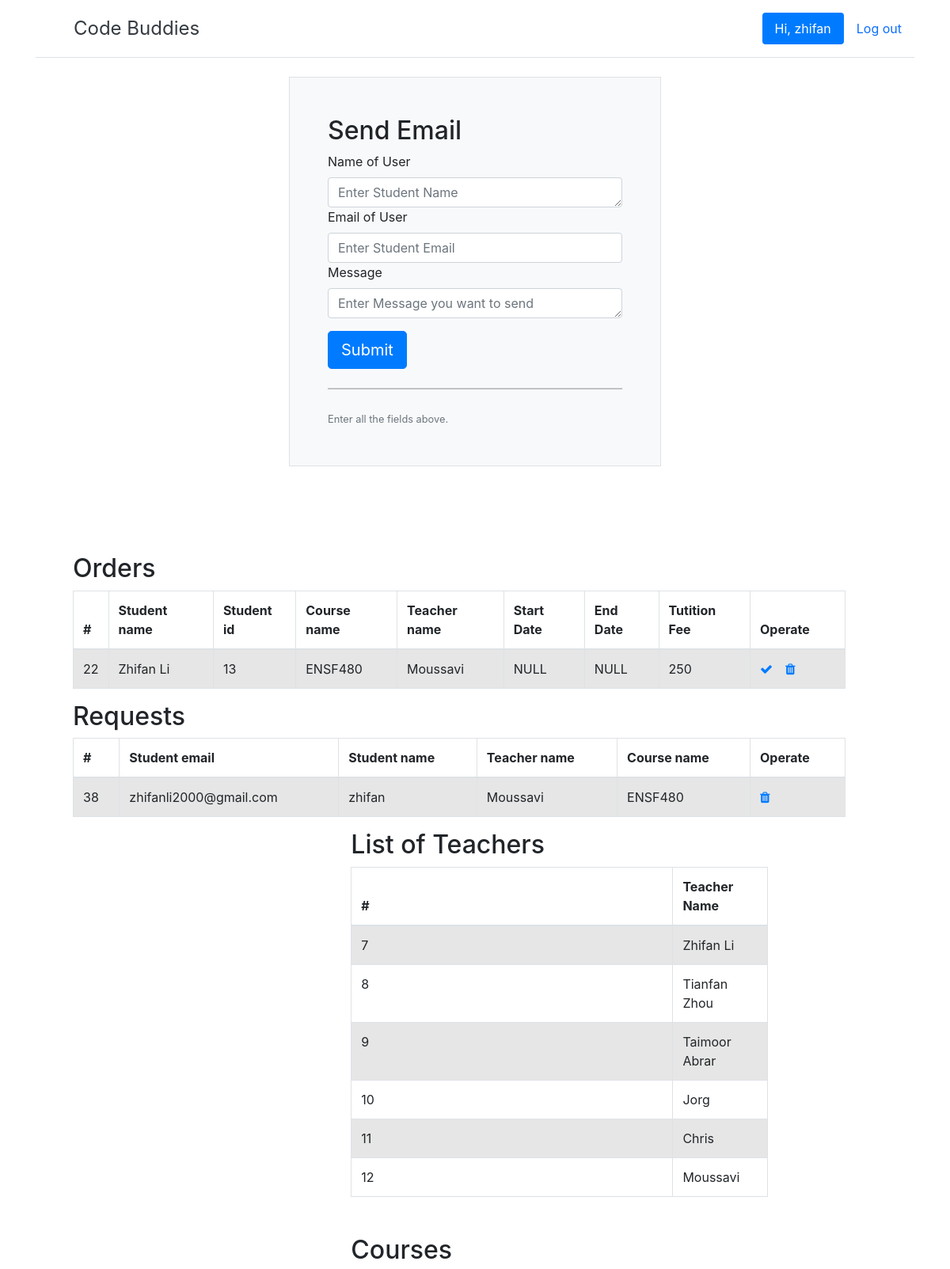
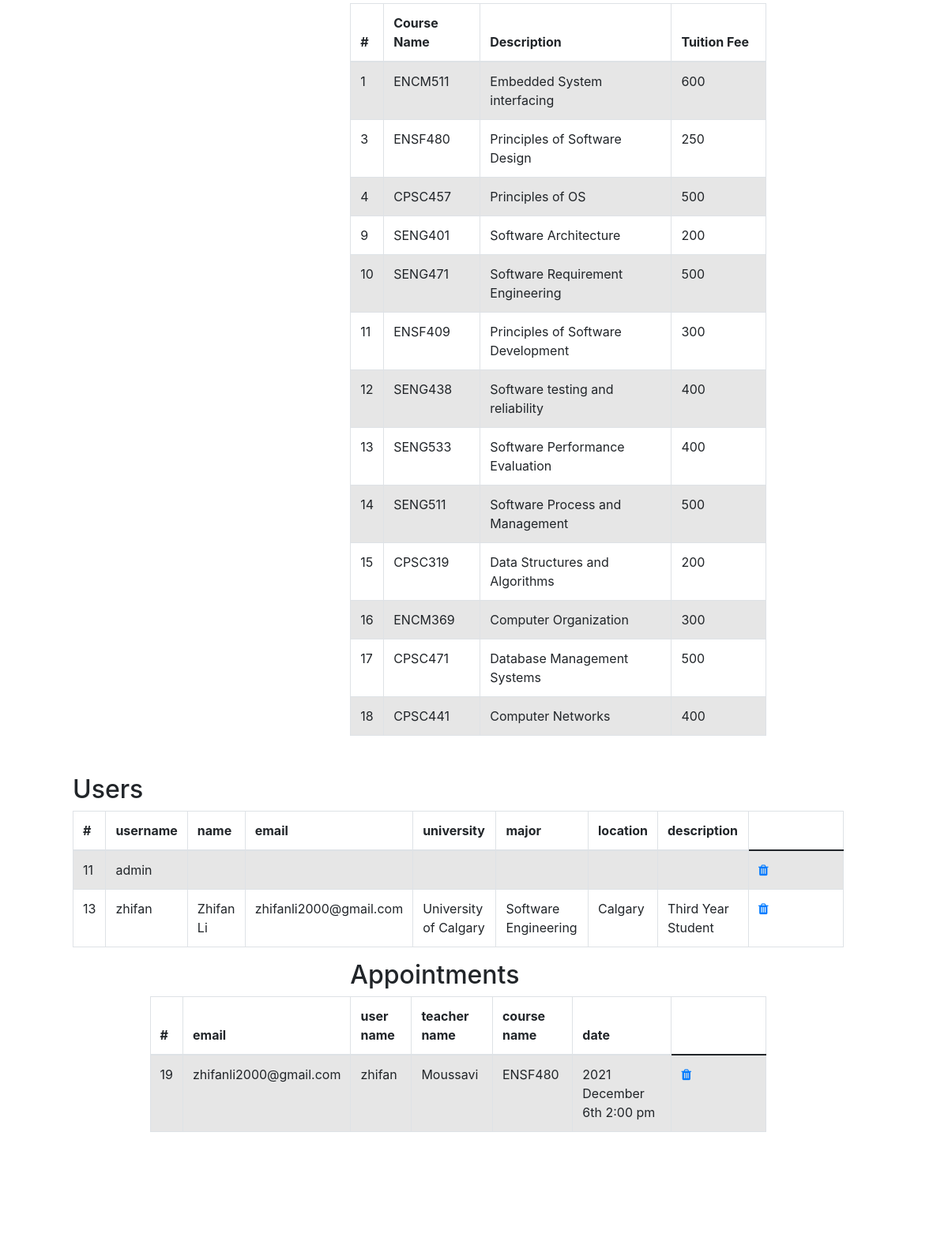
Page /demo/welcomeAdmin.php (signed in, upper part) on the committed database (2 pictures, top to bottom).
### tables this page shows
CREATE TABLE `order_list` (
  `order_id` int(255) NOT NULL,
  `student_name` varchar(255) DEFAULT NULL,
  `student_id` int(255) NOT NULL,
  `course_name` varchar(255) NOT NULL,
  `teacher_name` varchar(255) NOT NULL,
  `start_date` varchar(255) DEFAULT NULL,
  `end_date` varchar(255) DEFAULT NULL,
  `salary` int(255) DEFAULT NULL,
  `admin_id` int(255) DEFAULT NULL
);

CREATE TABLE `request` (
  `request_id` int(255) NOT NULL,
  `email` varchar(255) NOT NULL,
  `client_name` varchar(255) NOT NULL,
  `teacher_name` varchar(255) NOT NULL,
  `course_name` varchar(255) NOT NULL,
  `admin_id` int(255) DEFAULT NULL
);

CREATE TABLE `teacher` (
  `teacher_id` int(255) NOT NULL,
  `teacher_name` varchar(255) NOT NULL,
  `admin_id` int(255) DEFAULT NULL
);

CREATE TABLE `software_courses` (
  `id` int(255) NOT NULL,
  `course_name` varchar(255) NOT NULL,
  `description` varchar(255) DEFAULT NULL,
  `tuition_fee` int(11) NOT NULL
);

CREATE TABLE `users` (
  `ID` int(11) NOT NULL,
  `username` varchar(255) NOT NULL,
  `password` varchar(255) NOT NULL,
  `name` varchar(255) DEFAULT NULL,
  `email` varchar(255) DEFAULT NULL,
  `university` varchar(255) DEFAULT NULL,
  `major` varchar(255) DEFAULT NULL,
  `location` varchar(255) DEFAULT NULL,
  `description` varchar(255) DEFAULT NULL
);

CREATE TABLE `appointment` (
  `id` int(255) NOT NULL,
  `email` varchar(255) NOT NULL,
  `username` varchar(255) NOT NULL,
  `teacher_name` varchar(255) NOT NULL,
  `course_name` varchar(255) NOT NULL,
  `date` varchar(255) NOT NULL,
  `admin_id` int(255) DEFAULT NULL
);

### demo/Model/OrderListModel.php (the view, shortened to what the rows shown need)
<?php
require_once  PROJECT_ROOT_PATH . "/Model/Database.php";
class OrderListModel extends Database
{
    public function displayList(){
        $result=$this->getOrderList(100);
                            if(count ($result) > 0){
                                echo '<h2 class="pull-left">Orders</h2>';
                                echo '<table class="table table-bordered table-striped">';
                                    echo "<thead>";
                                        echo "<tr>";
                                            echo "<th>#</th>";
                                            echo "<th>Student name</th>";
                                            echo "<th>Student id</th>";
                                            echo "<th>Course name</th>";
                                            echo "<th>Teacher name</th>";
                                            echo "<th>Start Date</th>";
                                            echo "<th>End Date</th>";
                                            echo "<th>Tutition Fee</th>";
                                            echo "<th>Operate</th>";
                                        echo "</tr>";
                                    echo "</thead>";
                                    echo "<tbody>";
                                    foreach ($result as $row){
                                        echo "<tr>";
                                            echo "<td>" . $row['order_id'] . "</td>";
                                            echo "<td>" . $row['student_name'] . "</td>";
                                            echo "<td>" . $row['student_id'] . "</td>";
                                            echo "<td>" . $row['course_name'] . "</td>";
                                            echo "<td>" . $row['teacher_name'] . "</td>";
                                            echo "<td>" . $row['start_date'] . "</td>";
                                            echo "<td>" . $row['end_date'] . "</td>";
                                            echo "<td>" . $row['salary'] . "</td>";
                                            echo "<td>";
                                                echo '<a href="./action-pages/approve-request.php?id='. $row['order_id'] .'" class="mr-3" title="Approve request" data-toggle="tooltip"><span class="fa fa-check"></span></a>';
                                                echo '<a href="./action-pages/delete-request.php?order_id='. $row['order_id'] .'" title="Ignore request" data-toggle="tooltip"><span class="fa fa-trash"></span></a>';
                                            echo "</td>";
                                        echo "</tr>";
                                    }
                                    echo "</tbody>";
                                echo "</table>";
                            } else{
                                echo '<div class="alert alert-danger"><em>No records were found.</em></div>';
                            }
    }
    public function getOrderList($limit)
    {
        return $this->select("SELECT * FROM order_list LIMIT ?", ["i", $limit]);
    }
}
?>

### demo/Model/RequestModel.php (shortened to what the rows shown need)
<?php
require_once  PROJECT_ROOT_PATH . "/Model/Database.php";
require_once  PROJECT_ROOT_PATH . "/Model/OrderListModel.php";
class RequestModel extends Database
{
    public function displayList(){
        $result=$this->getRequest(10);
                            if(count ($result) > 0){
                                echo '<h2 class="pull-left">Requests</h2>';
                                echo '<table class="table table-bordered table-striped">';
                                    echo "<thead>";
                                        echo "<tr>";
                                            echo "<th>#</th>";
                                            echo "<th>Student email</th>";
                                            echo "<th>Student name</th>";
                                            echo "<th>Teacher name</th>";
                                            echo "<th>Course name</th>";
                                            echo "<th>Operate</th>";
                                        echo "</tr>";
                                    echo "</thead>";
                                    echo "<tbody>";
                                    foreach ($result as $row){
                                        echo "<tr>";
                                            echo "<td>" . $row['request_id'] . "</td>";
                                            echo "<td>" . $row['email'] . "</td>";
                                            echo "<td>" . $row['client_name'] . "</td>";
                                            echo "<td>" . $row['teacher_name'] . "</td>";
                                            echo "<td>" . $row['course_name'] . "</td>";
                                            echo "<td>";
                                                echo '<a href="action-pages/delete-request.php?request_id='. $row['request_id'] .'" title="Delete Record" data-toggle="tooltip"><span class="fa fa-trash"></span></a>';
                                            echo "</td>";
                                        echo "</tr>";
                                    }
                                    echo "</tbody>";
                                echo "</table>";
                            } else{
                                echo '<div class="alert alert-danger"><em>No records were found.</em></div>';
                            }
    }
    public function getRequest($limit)
    {
        return $this->select("SELECT * FROM request LIMIT ?", ["i", $limit]);
    }
}
?>

### demo/Model/TeacherModel.php (shortened to what the rows shown need)
<?php
require_once  PROJECT_ROOT_PATH . "/Model/Database.php";
class TeacherModel extends Database
{
    public function displayList(){
        $result=$this->getTeacher(30);
                            if(count ($result) > 0){
                                echo '<h2 class="table-title">List of Teachers</h2>';
                                echo '<div class="courses">';
                                echo '<table class="table table-bordered table-striped">';
                                    echo "<thead>";
                                        echo "<tr>";
                                            echo "<th>#</th>";
                                            echo "<th>Teacher Name</th>";
                                        echo "</tr>";
                                    echo "</thead>";
                                    echo "<tbody>";
                                    foreach ($result as $row){
                                        echo "<tr>";
                                            echo "<td>" . $row['teacher_id'] . "</td>";
                                            echo "<td>" . $row['teacher_name'] . "</td>";
                                        echo "</tr>";
                                    }
                                    echo "</tbody>";
                                echo "</table>";
                                echo '</div>';
                            } else{
                                echo '<div class="alert alert-danger"><em>No records were found.</em></div>';
                            }
        }
    public function getTeacher($limit)
    {
        return $this->select("SELECT * FROM teacher LIMIT ?", ["i", $limit]);
    }
}
?>

### demo/Model/SoftwareCoursesModel.php (shortened to what the rows shown need)
<?php
require_once  PROJECT_ROOT_PATH . "/Model/Database.php";
class SoftwareCoursesModel extends Database
{
    public function displayList(){
    $result=$this->getSoftwareCourses(30);
                        if(count ($result) > 0){
                            echo '<h2 class="table-title">Courses</h2>';
                            echo '<div class="courses">';
                            echo '<table class="table table-bordered table-striped">';
                                echo "<thead>";
                                    echo "<tr>";
                                        echo "<th>#</th>";
                                        echo "<th>Course Name</th>";
                                        echo "<th>Description</th>";
                                        echo "<th>Tuition Fee</th>";
                                    echo "</tr>";
                                echo "</thead>";
                                echo "<tbody>";
                                foreach ($result as $row){
                                    echo "<tr>";
                                        echo "<td>" . $row['id'] . "</td>";
                                        echo "<td>" . $row['course_name'] . "</td>";
                                        echo "<td>" . $row['description'] . "</td>";
                                        echo "<td>" . $row['tuition_fee'] . "</td>";
                                    echo "</tr>";
                                }
                                echo "</tbody>";
                            echo "</table>";
                            echo '</div>';
                        } else{
                            echo '<div class="alert alert-danger"><em>No records were found.</em></div>';
                        }
    }
    public function getSoftwareCourses($limit)
    {
        return $this->select("SELECT * FROM software_courses LIMIT ?", ["i", $limit]);
    }
}
?>

### demo/Model/UserModel.php (shortened to what the rows shown need)
<?php
require_once  PROJECT_ROOT_PATH . "/Model/Database.php";
class UserModel extends Database
{
    public function displayList(){
        $result=$this->getUsers(100);
                            if(count ($result) > 0){
                                echo '<h2 class="pull-left">Users</h2>';
                                echo '<table class="table table-bordered table-striped">';
                                    echo "<thead>";
                                        echo "<tr>";
                                            echo "<th>#</th>";
                                            echo "<th>username</th>";
                                            echo "<th>name</th>";
                                            echo "<th>email</th>";
                                            echo "<th>university</th>";
                                            echo "<th>major</th>";
                                            echo "<th>location</th>";
                                            echo "<th>description</th>";
                                        echo "</tr>";
                                    echo "</thead>";
                                    echo "<tbody>";
                                    foreach ($result as $row){
                                        echo "<tr>";
                                            echo "<td>" . $row['ID'] . "</td>";
                                            echo "<td>" . $row['username'] . "</td>";
                                            echo "<td>" . $row['name'] . "</td>";
                                            echo "<td>" . $row['email'] . "</td>";
                                            echo "<td>" . $row['university'] . "</td>";
                                            echo "<td>" . $row['major'] . "</td>";
                                            echo "<td>" . $row['location'] . "</td>";
                                            echo "<td>" . $row['description'] . "</td>";
                                            echo "<td>";
                                                echo '<a href="./action-pages/delete-user.php?id='. $row['ID'] .'" title="Delete Record" data-toggle="tooltip"><span class="fa fa-trash"></span></a>';
                                            echo "</td>";
                                        echo "</tr>";
                                    }
                                    echo "</tbody>";
                                echo "</table>";
                            } else{
                                echo '<div class="alert alert-danger"><em>No records were found.</em></div>';
                            }
        }
    public function getUsers($limit)
    {
        return $this->select("SELECT * FROM users LIMIT ?", ["i", $limit]);
    }
}
?>

### demo/Model/AppointmentModel.php (shortened to what the rows shown need)
<?php
require_once  PROJECT_ROOT_PATH . "/Model/Database.php";
class AppointmentModel extends Database
{
    public function displayList(){
        $result=$this->getAppointment(100);
                            if(count ($result) > 0){
                                echo '<h2 class="table-title pull-left">Appointments</h2>';
                                echo '<div class="appointment-list">';
                                echo '<table class="table table-bordered table-striped">';
                                    echo "<thead>";
                                        echo "<tr>";
                                            echo "<th>#</th>";
                                            echo "<th>email</th>";
                                            echo "<th>user name</th>";
                                            echo "<th>teacher name</th>";
                                            echo "<th>course name</th>";
                                            echo "<th>date</th>";
                                        echo "</tr>";
                                    echo "</thead>";
                                    echo "<tbody>";
                                    foreach ($result as $row){
                                        echo "<tr>";
                                            echo "<td>" . $row['id'] . "</td>";
                                            echo "<td>" . $row['email'] . "</td>";
                                            echo "<td>" . $row['username'] . "</td>";
                                            echo "<td>" . $row['teacher_name'] . "</td>";
                                            echo "<td>" . $row['course_name'] . "</td>";
                                            echo "<td>" . $row['date'] . "</td>";
                                            echo "<td>";
                                                echo '<a href="./action-pages/delete-appointment.php?id='. $row['id'] .'" title="Delete Record" data-toggle="tooltip"><span class="fa fa-trash"></span></a>';
                                            echo "</td>";
                                        echo "</tr>";
                                    }
                                    echo "</tbody>";
                                echo "</table>";
                                echo '</div>';
                            } else{
                                echo '<div class="alert alert-danger"><em>No records were found.</em></div>';
                            }
    }
    public function getAppointment($limit)
    {
        return $this->select("SELECT * FROM appointment LIMIT ?", ["i", $limit]);
    }
}
?>

### rows in the picture
order_list: order_id "22", student_name "Zhifan Li", student "13", course_name "ENSF480", teacher_name "Moussavi", start_date "NULL", end_date "NULL", salary "250"
request: request_id "38", email "zhifanli2000@gmail.com", client_name "zhifan", teacher_name "Moussavi", course_name "ENSF480"
teacher: teacher_id "7", teacher_name "Zhifan Li"
teacher: teacher_id "8", teacher_name "Tianfan Zhou"
teacher: teacher_id "9", teacher_name "Taimoor Abrar"
teacher: teacher_id "10", teacher_name "Jorg"
teacher: teacher_id "11", teacher_name "Chris"
teacher: teacher_id "12", teacher_name "Moussavi"
software_courses: id "1", course_name "ENCM511", description "Embedded System interfacing", tuition_fee "600"
software_courses: id "3", course_name "ENSF480", description "Principles of Software Design", tuition_fee "250"
software_courses: id "4", course_name "CPSC457", description "Principles of OS", tuition_fee "500"
software_courses: id "9", course_name "SENG401", description "Software Architecture", tuition_fee "200"
software_courses: id "10", course_name "SENG471", description "Software Requirement Engineering", tuition_fee "500"
software_courses: id "11", course_name "ENSF409", description "Principles of Software Development", tuition_fee "300"
software_courses: id "12", course_name "SENG438", description "Software testing and reliability", tuition_fee "400"
software_courses: id "13", course_name "SENG533", description "Software Performance Evaluation", tuition_fee "400"
software_courses: id "14", course_name "SENG511", description "Software Process and Management", tuition_fee "500"
software_courses: id "15", course_name "CPSC319", description "Data Structures and Algorithms", tuition_fee "200"
software_courses: id "16", course_name "ENCM369", description "Computer Organization", tuition_fee "300"
software_courses: id "17", course_name "CPSC471", description "Database Management Systems", tuition_fee "500"
software_courses: id "18", course_name "CPSC441", description "Computer Networks", tuition_fee "400"
users: ID "11", username "admin"
users: ID "13", username "zhifan", name "Zhifan Li", email "zhifanli2000@gmail.com", university "University of Calgary", major "Software Engineering", location "Calgary", description "Third Year Student"
appointment: id "19", email "zhifanli2000@gmail.com", username "zhifan", teacher_name "Moussavi", course_name "ENSF480", date "2021 December 6th 2:00 pm"

### other values in the picture
$_SESSION["username"] "zhifan"
